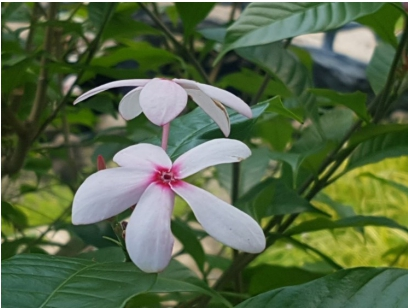
#> input picture image/lib/img/flower01.jpg, 408 x 308 px; its folder holds only this picture in this run
$ jupyter execute 'img활용_매개변수.ipynb'
#> lines starting #> are read from the running program, lines starting #| are printed output that depends on the picture
[cell 1]
#####################################33
### fileOpen함수
### 준비: 사진자료를 C:/data/img 폴더를 작성하고 그 안에 사진리스트를 넣어놓음
###  ---> 절대경로 (c:/data/img/*.jpg)
######################################
import numpy as np
from PIL import Image  # PIL폴더의 Image.py를 실행합니다.

def fileOpen(fileList):
    xData, yData = [], []
    for file in fileList:
        img = Image.open(file).resize((200, 300))
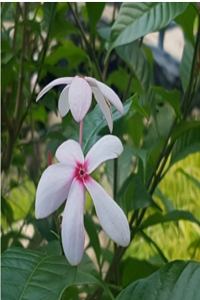
#> img: PIL image 200x300 RGB; mean R, G, B 85.7, 103.9, 70.5
        img = np.array(img)
        xData.append(img)
        yData.append('flower')

    return xData, yData


#####################################33
### 이미지 출력함수
######################################
import matplotlib.pyplot as plt
def imgPltShow(num = 0, **kwargs):
    #print(kwargs)
    for xD, yD in zip(kwargs['x'], kwargs['y']):
        plt.imshow(xD + num)
        plt.title(yD)
        plt.show()

[cell 2]
from glob import glob

fileList = glob('../231227-init/img/*.jpg')
img, label = fileOpen(fileList)
#> img = 1 item; label = ['flower']

imgPltShow(-50, x = img, y = label)
#> the loop in imgPltShow, `for xD, yD in zip(kwargs['x'], kwargs['y']):` made 1 pass
#> pass 1, in imgPltShow, `plt.show()`:
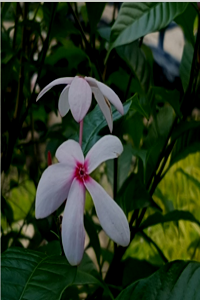
#> shown: shape (300, 200, 3); mean R, G, B 40.8, 54.8, 33.3

$ run again, on image/lib/img/flower06.jpg
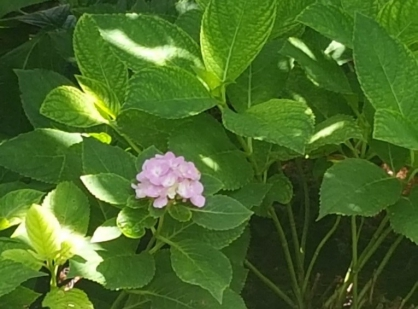
#> input picture image/lib/img/flower06.jpg, 418 x 309 px
#> in fileOpen, `img = Image.open(file).resize((200, 300))`:
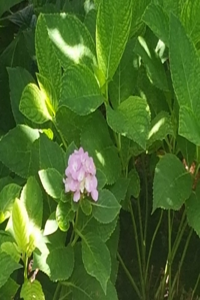
#> img: PIL image 200x300 RGB; mean R, G, B 72.6, 106.4, 38.7
#> `img, label = fileOpen(fileList)`: img = 1 item; label = ['flower']
#> the loop in imgPltShow, `for xD, yD in zip(kwargs['x'], kwargs['y']):` made 1 pass
#> pass 1, in imgPltShow, `plt.show()`:
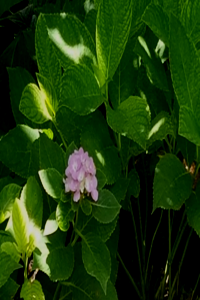
#> shown: shape (300, 200, 3); mean R, G, B 26.7, 57.2, 9.4

$ run again, on image/lib/img/flower02.jpg
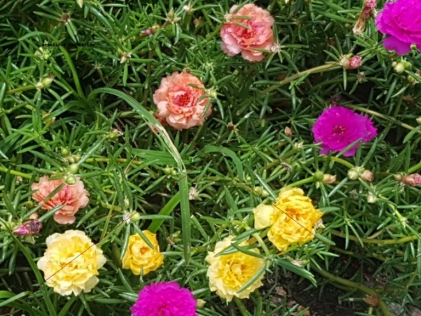
#> input picture image/lib/img/flower02.jpg, 421 x 316 px
#> in fileOpen, `img = Image.open(file).resize((200, 300))`:
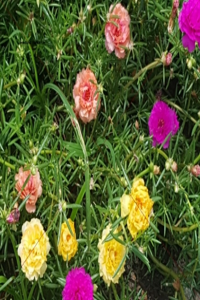
#> img: PIL image 200x300 RGB; mean R, G, B 90, 94.1, 51.3
#> `img, label = fileOpen(fileList)`: img = 1 item; label = ['flower']
#> the loop in imgPltShow, `for xD, yD in zip(kwargs['x'], kwargs['y']):` made 1 pass
#> pass 1, in imgPltShow, `plt.show()`:
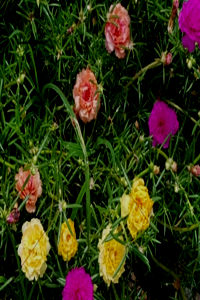
#> shown: shape (300, 200, 3); mean R, G, B 47.2, 49, 18

$ run again, on image/lib/img/flower03.jpg
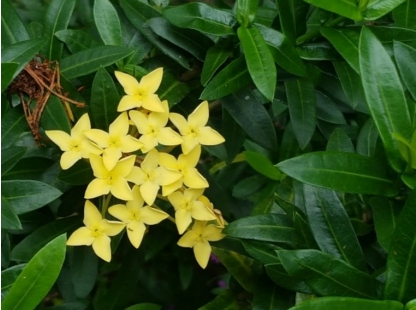
#> input picture image/lib/img/flower03.jpg, 416 x 310 px
#> in fileOpen, `img = Image.open(file).resize((200, 300))`:
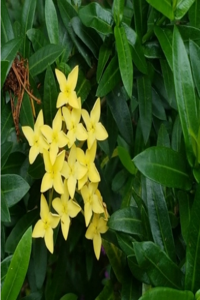
#> img: PIL image 200x300 RGB; mean R, G, B 55.4, 81.5, 29.1
#> `img, label = fileOpen(fileList)`: img = 1 item; label = ['flower']
#> the loop in imgPltShow, `for xD, yD in zip(kwargs['x'], kwargs['y']):` made 1 pass
#> pass 1, in imgPltShow, `plt.show()`:
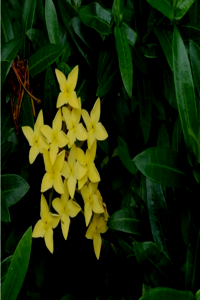
#> shown: shape (300, 200, 3); mean R, G, B 25.4, 37.4, 7.2

$ run again, on image/lib/img/flower04.jpg
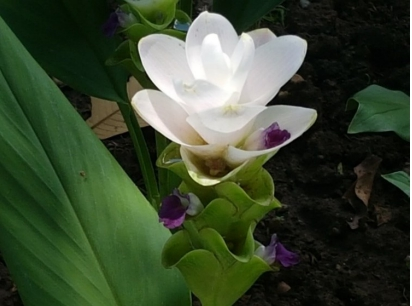
#> input picture image/lib/img/flower04.jpg, 412 x 306 px
#> in fileOpen, `img = Image.open(file).resize((200, 300))`:
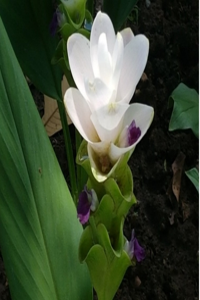
#> img: PIL image 200x300 RGB; mean R, G, B 58.6, 72.2, 48.7
#> `img, label = fileOpen(fileList)`: img = 1 item; label = ['flower']
#> the loop in imgPltShow, `for xD, yD in zip(kwargs['x'], kwargs['y']):` made 1 pass
#> pass 1, in imgPltShow, `plt.show()`:
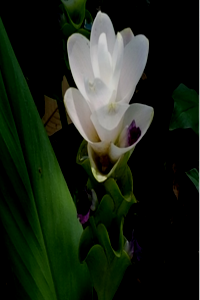
#> shown: shape (300, 200, 3); mean R, G, B 27.4, 36.1, 23.4
